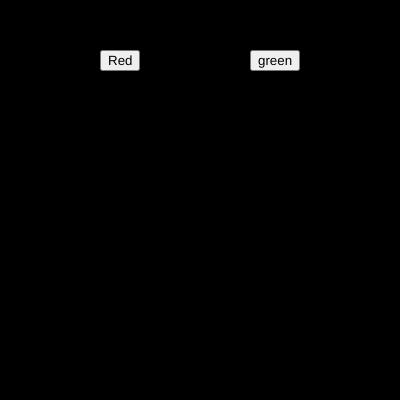
Frame 1 (no input)
Frame 60 (no input): identical to frame 1, image omitted
Frame 120 (the mouse pressed at the canvas centre since frame 60): identical to frame 1, image omitted

The p5.js sketch that drew this single still picture (run headless with seeded random() and noise() and a simulated clock; from frame 60 on, the mouse is pressed at the canvas centre):

// p5.js sketch
// ── sketch.js
var btn_red;
var btn_green;

var r = 0;
var g = 0;
var b = 0;

function setup() {
  createCanvas(400, 400); 
  btn_red=createButton("Red")
  btn_red.position(100,50);
  btn_red.mousePressed(red_bg);

  btn_green=createButton("green")
  btn_green.position(250,50);
  btn_green.mousePressed(green_bg);


}
function red_bg(){
r=255;
g=0;
b=0;


}
function green_bg(){
r=0;
g=255;
b=0;
}


function draw() {
  background(r,g,b);
}
